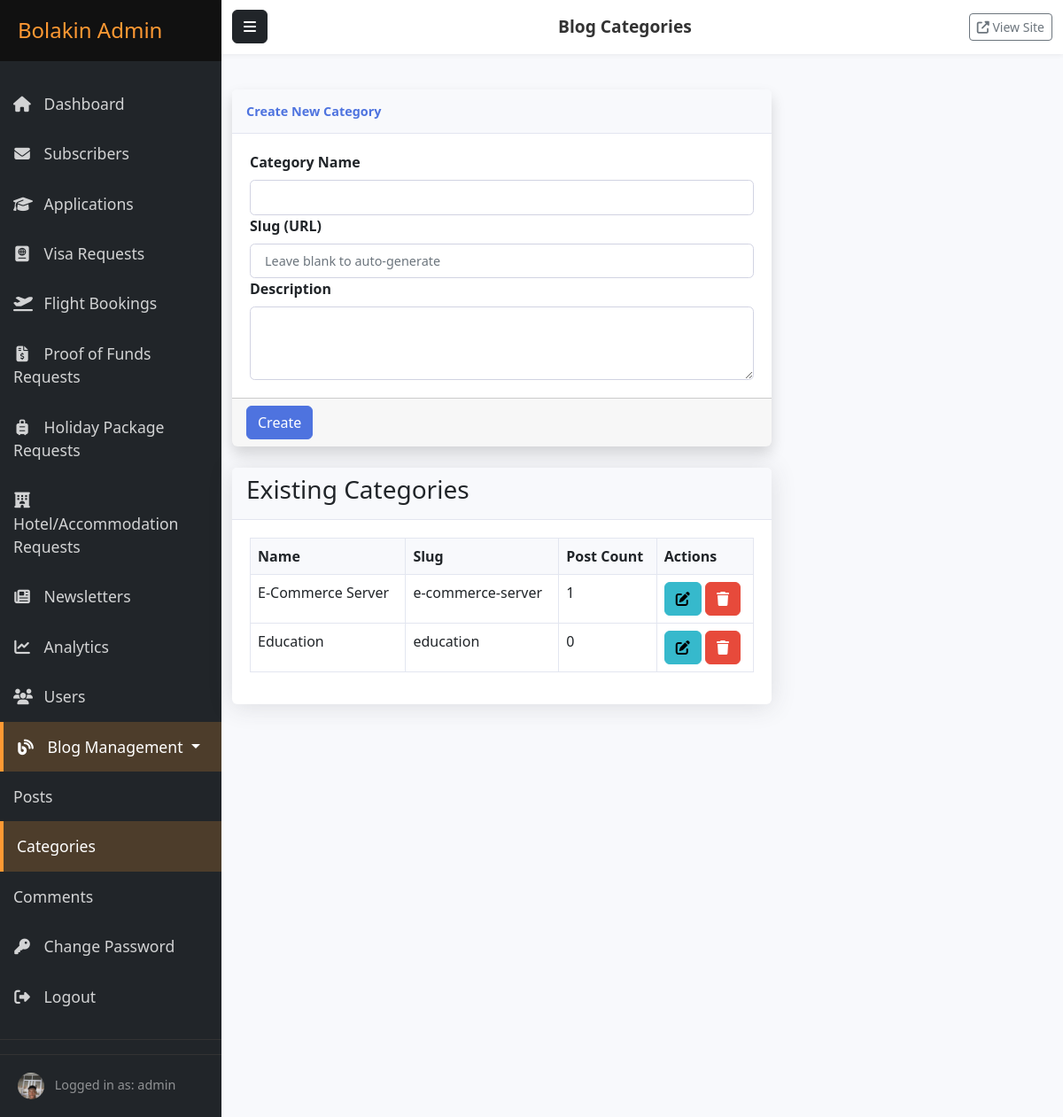
The app's page /admin/dashboard/blog/categories (signed in) with its own data.
### models.py (models this page shows, shortened)
class User(db.Model, UserMixin):
    __tablename__ = 'users'
    __table_args__ = {'extend_existing': True}
    id = db.Column(db.Integer, primary_key=True)
    username = db.Column(db.String(64), unique=True, nullable=False)
    email = db.Column(db.String(120), unique=True, nullable=False)
    password_hash = db.Column(db.String(256), nullable=False)
    is_admin = db.Column(db.Boolean, default=False, nullable=False)
    created_at = db.Column(db.DateTime, default=datetime.utcnow)
    last_login = db.Column(db.DateTime, nullable=True)
    password_changed = db.Column(db.Boolean, default=False, nullable=False)
    profile_image_file = db.Column(db.String(200), nullable=True)  # Added field for profile picture
    linkedin_url = db.Column(db.String(255), nullable=True)
    twitter_url = db.Column(db.String(255), nullable=True)
    instagram_url = db.Column(db.String(255), nullable=True)
    facebook_url = db.Column(db.String(255), nullable=True) # Added Facebook as well

class BlogCategory(db.Model):
    __tablename__ = 'blog_categories'
    id = db.Column(db.Integer, primary_key=True)
    name = db.Column(db.String(100), nullable=False)
    slug = db.Column(db.String(100), unique=True, nullable=False)
    description = db.Column(db.String(300))

### routes/admin.py (the view)
@admin.route('/blog/categories')
@login_required
@admin_required
def blog_categories():
    from forms.blog_forms import BlogCategoryForm # Import here
    edit_id = request.args.get('edit_id', type=int)
    category_to_edit = None
    if edit_id:
        category_to_edit = BlogCategory.query.get_or_404(edit_id)
        category_form = BlogCategoryForm(obj=category_to_edit)
    else:
        category_form = BlogCategoryForm()
    page = request.args.get('page', 1, type=int)
    categories_pagination = BlogCategory.query.order_by(BlogCategory.name).paginate(
        page=page,
        per_page=current_app.config.get('ITEMS_PER_PAGE_SMALL', 10),
        error_out=False
    )
    return render_template('admin/blog/categories.html',
                           categories=categories_pagination,
                           category_form=category_form, # Pass the form
                           editing_category=category_to_edit)

### templates/admin/blog/categories.html (shortened to what this page needs)
{% extends "admin/base.html" %}
{% from "admin/macros.html" import render_pagination %}
{% block header_title %}Blog Categories{% endblock %}
{% block content %}
<div class="row">
    <div class="col-lg-8">
        <div class="card shadow mb-4">
            <div class="card-header py-3">
                <h6 class="m-0 font-weight-bold text-primary">
                    {% if editing_category %}
                        Edit Category: {{ editing_category.name }}
                    {% else %}
                        Create New Category
                    {% endif %}
                </h6>
            </div>
            <div class="card-body">
                <form method="POST" action="{{ url_for('admin.edit_blog_category', id=editing_category.id) if editing_category else url_for('admin.create_blog_category') }}">
                    <div class="form-group">
                        {{ category_form.name.label(class="form-label") }}
                        {{ category_form.name(class="form-control" + (" is-invalid" if category_form.name.errors else "")) }}
                    </div>
                    <div class="form-group">
                        {{ category_form.slug.label(class="form-label") }}
                        {{ category_form.slug(class="form-control" + (" is-invalid" if category_form.slug.errors else ""), placeholder="Leave blank to auto-generate") }}
                    </div>
                    <div class="form-group">
                        {{ category_form.description.label(class="form-label") }}
                        {{ category_form.description(class="form-control" + (" is-invalid" if category_form.description.errors else ""), rows=3) }}
                    </div>
                </div>
                <div class="card-footer">
                    <button type="submit" class="btn btn-primary">{{ 'Update' if editing_category else 'Create' }}</button>
                </div>
        </div>
    </div>
    <div class="col-md-8">
        <div class="card">
            <div class="card-header">
                <h3 class="card-title">Existing Categories</h3>
            </div>
            <div class="card-body">
                {% if categories and categories.items %}
                    <table class="table table-bordered table-hover">
                        <thead>
                            <tr>
                                <th>Name</th>
                                <th>Slug</th>
                                <th>Post Count</th>
                                <th>Actions</th>
                            </tr>
                        </thead>
                        <tbody>
                            {% for category in categories.items %}
                            <tr>
                                <td>{{ category.name }}</td>
                                <td>{{ category.slug }}</td>
                                <td>{{ category.posts|length }}</td>
                                <td>
                                    <a href="{{ url_for('admin.blog_categories', edit_id=category.id) }}" class="btn btn-xs btn-info" title="Edit">
                                        <i class="fas fa-edit"></i>
                                    </a>
                                    <form method="POST" action="{{ url_for('admin.delete_blog_category', id=category.id) }}" style="display:inline;" onsubmit="return confirm('Are you sure you want to delete this category? This cannot be undone.');">
                                        <button type="submit" class="btn btn-xs btn-danger" title="Delete">
                                            <i class="fas fa-trash"></i>
                                        </button>
                                    </form>
                                </td>
                            </tr>
                            {% endfor %}
                        </tbody>
                    </table>
                {% else %}
                    <p class="text-center">No categories found.</p>
                {% endif %}
            </div>
        </div>
    </div>
</div>
{% endblock %}

### templates/admin/base.html (shortened to what this page needs)
<!DOCTYPE html>
<html lang="en">
<head>
    <link href="https://cdn.jsdelivr.net/npm/bootstrap@5.2.3/dist/css/bootstrap.min.css" rel="stylesheet">
    <link rel="stylesheet" href="https://cdnjs.cloudflare.com/ajax/libs/font-awesome/6.3.0/css/all.min.css">
    <link rel="stylesheet" href="{{ url_for('static', filename='css/admin.css') }}">
</head>
<body>
    <div class="wrapper">
        <nav id="sidebar" class="bg-dark">
            <div class="sidebar-header">
                <h3>Bolakin Admin</h3>
            </div>
            <ul class="list-unstyled components">
                <li class="{% if request.endpoint == 'admin.dashboard' %}active{% endif %}">
                    <a href="{{ url_for('admin.dashboard') }}">
                        <i class="fas fa-home"></i> Dashboard
                    </a>
                </li>
                <li class="{% if 'subscribers' in request.endpoint %}active{% endif %}">
                    <a href="{{ url_for('admin.subscribers') }}">
                        <i class="fas fa-envelope"></i> Subscribers
                    </a>
                </li>
                <li class="{% if 'applications' in request.endpoint %}active{% endif %}">
                    <a href="{{ url_for('admin.applications') }}">
                        <i class="fas fa-graduation-cap"></i> Applications
                    </a>
                </li>
                <li class="{% if 'visa_requests' in request.endpoint or 'visa_request_details' in request.endpoint %}active{% endif %}">
                    <a href="{{ url_for('admin.visa_requests_list') }}">
                        <i class="fas fa-passport"></i> Visa Requests
                    </a>
                </li>
                <li class="{% if 'flight_bookings' in request.endpoint or 'flight_booking_details' in request.endpoint %}active{% endif %}">
                    <a href="{{ url_for('admin.flight_bookings_list') }}">
                        <i class="fas fa-plane-departure"></i> Flight Bookings
                    </a>
                </li>
                <li class="{% if 'proof_of_funds_requests' in request.endpoint or 'proof_of_funds_details' in request.endpoint %}active{% endif %}">
                    <a href="{{ url_for('admin.proof_of_funds_requests_list') }}">
                        <i class="fas fa-file-invoice-dollar"></i> Proof of Funds Requests
                    </a>
                </li>
                <li class="{% if 'holiday_package_requests' in request.endpoint or 'holiday_package_request_details' in request.endpoint %}active{% endif %}">
                    <a href="{{ url_for('admin.holiday_package_requests_list') }}">
                        <i class="fas fa-suitcase-rolling"></i> Holiday Package Requests
                    </a>
                </li>
                <li class="{% if 'hotel_accommodation_requests' in request.endpoint or 'hotel_accommodation_request_details' in request.endpoint %}active{% endif %}">
                    <a href="{{ url_for('admin.hotel_accommodation_requests_list') }}">
                        <i class="fas fa-hotel"></i> Hotel/Accommodation Requests
                    </a>
                </li>
                <li class="{% if 'newsletters' in request.endpoint %}active{% endif %}">
                    <a href="{{ url_for('admin.newsletters') }}">
                        <i class="fas fa-newspaper"></i> Newsletters
                    </a>
                </li>
                <li class="{% if 'analytics' in request.endpoint %}active{% endif %}">
                    <a href="{{ url_for('admin.analytics') }}">
                        <i class="fas fa-chart-line"></i> Analytics
                    </a>
                </li>
                <li class="{% if 'users' in request.endpoint %}active{% endif %}">
                    <a href="{{ url_for('admin.users') }}">
                        <i class="fas fa-users"></i> Users
                    </a>
                </li>
                <li class="nav-item dropdown {% if 'blog' in request.endpoint %}active{% endif %}">
                    <a href="#blogSubmenu" data-bs-toggle="collapse" aria-expanded="false" class="dropdown-toggle nav-link">
                        <i class="fas fa-blog"></i> Blog Management
                    </a>
                    <ul class="collapse list-unstyled {% if 'blog' in request.endpoint %}show{% endif %}" id="blogSubmenu">
                        <li class="{% if request.endpoint == 'admin.blog_posts' %}active{% endif %}">
                            <a href="{{ url_for('admin.blog_posts') }}" class="nav-link">Posts</a>
                        </li>
                        <li class="{% if request.endpoint == 'admin.blog_categories' %}active{% endif %}">
                            <a href="{{ url_for('admin.blog_categories') }}" class="nav-link">Categories</a>
                        </li>
                        <li class="{% if request.endpoint == 'admin.blog_comments' %}active{% endif %}">
                            <a href="{{ url_for('admin.blog_comments') }}" class="nav-link">Comments</a>
                        </li>
                    </ul>
                </li>
                <li>
                    <a href="{{ url_for('auth.change_password') }}">
                        <i class="fas fa-key"></i> Change Password
                    </a>
                </li>
                <li>
                    <a href="{{ url_for('auth.logout') }}">
                        <i class="fas fa-sign-out-alt"></i> Logout
                    </a>
                </li>
            </ul>
            <div class="sidebar-footer">
                {% if current_user.is_authenticated %}
                    {% if current_user.profile_image_file %}
                        <img src="{{ url_for('main.uploaded_file', subpath=current_user.profile_image_file) }}"
                             alt="{{ current_user.username }}" class="rounded-circle me-2"
                             style="width: 30px; height: 30px; object-fit: cover;">
                    {% else %}
                        <img src="{{ url_for('static', filename='images/default_avatar.png') }}"
                             alt="Default Avatar" class="rounded-circle me-2"
                             style="width: 30px; height: 30px; object-fit: cover;">
                    {% endif %}
                    <span>Logged in as: {{ current_user.username }}</span>
                {% endif %}
            </div>
        </nav>
        <div id="content">
            <nav class="navbar navbar-expand-lg navbar-light bg-light">
                <div class="container-fluid">
                    <button type="button" id="sidebarCollapse" class="btn btn-dark">
                        <i class="fas fa-bars"></i>
                    </button>
                    <span class="navbar-text">
                        {% block header_title %}Admin Dashboard{% endblock %}
                    </span>
                    <div>
                        <a href="{{ url_for('main.index') }}" class="btn btn-outline-secondary btn-sm" target="_blank">
                            <i class="fas fa-external-link-alt"></i> View Site
                        </a>
                    </div>
                </div>
            </nav>
            <main class="container-fluid py-4">
                {% block content %}{% endblock %}
            </main>
        </div>
    </div>
</body>
</html>

### records on screen
User: profile_image_file (picture), username "admin"
BlogCategory: name "E-Commerce Server", slug "e-commerce-server", posts|length "1"
BlogCategory: name "Education", slug "education", posts|length "0"

### other values on screen
{{ category_form.name.label(class="form-label") }} "Category Name"
{{ category_form.slug.label(class="form-label") }} "Slug (URL)"
{{ category_form.description.label(class="form-label") }} "Description"
{{ 'Update' if editing_category else 'Create' }} "Create"
